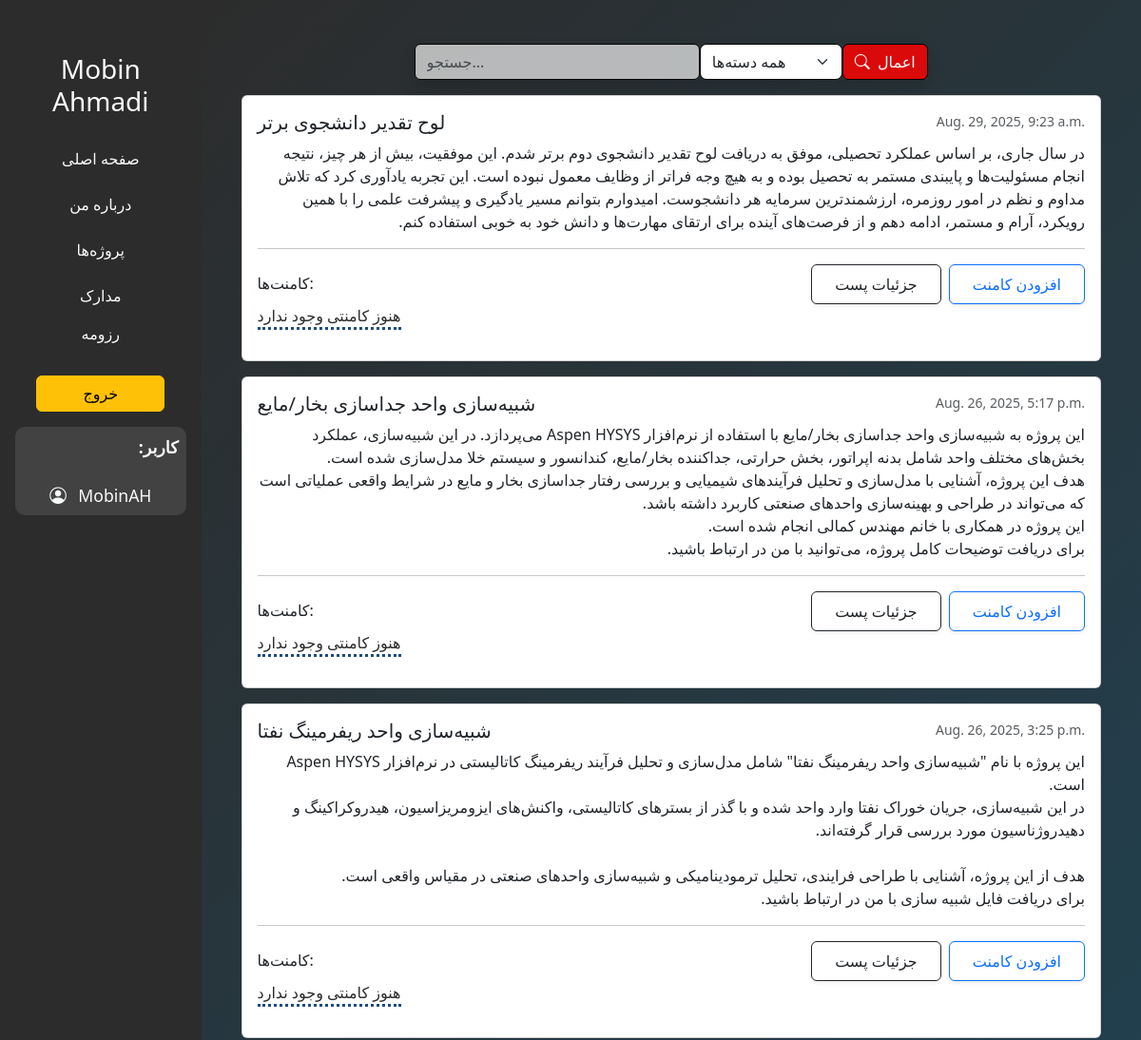
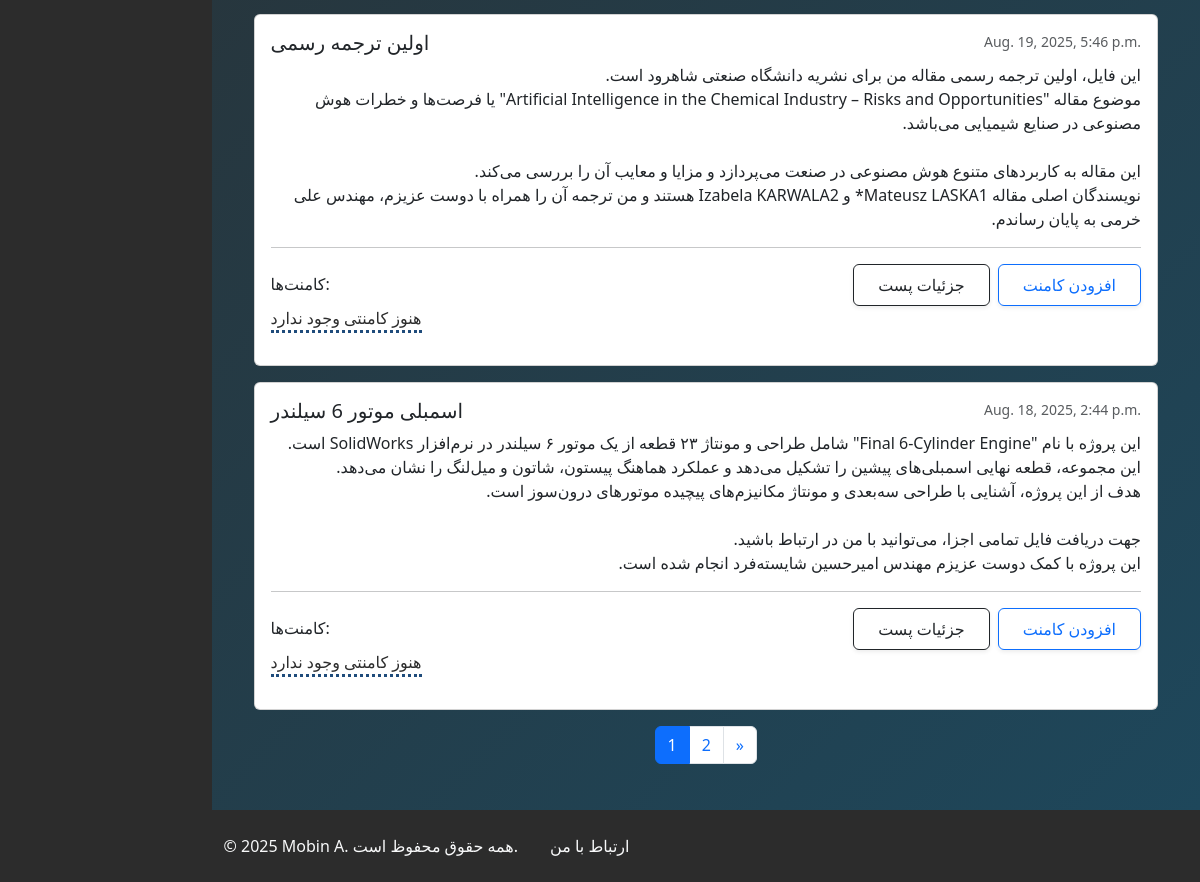
Page / (signed in) on the committed database (2 pictures, top to bottom).
### blog/models.py (models this page shows, shortened)
class Post(models.Model):
    CATEGORY_CHOICES = [
        ('Python','Python'),
        ('Solidworks','Solidworks'),
        ('Aspen','Aspen'),
        ('Articles','Articles'),
    ]
    title = models.CharField(max_length=100)
    slug = models.SlugField(unique=True)
    description = models.TextField(max_length=600, blank=True)
    created_at = models.DateTimeField(auto_now_add=True)
    published = models.BooleanField(default=False)
    image = models.ImageField(upload_to='post_images/',blank=True,null=True)
    attachment = models.FileField(upload_to='post_files/',blank=True,null=True)
    category = models.CharField(max_length=20, choices=CATEGORY_CHOICES, default='blog')

### mainview/views.py (the view)
# urls.py: path('',views.base_view,name='base'),
def base_view(request):
    posts = Post.objects.all().order_by('-created_at')
    search = request.GET.get('search')
    category = request.GET.get('category')
    if search:
        posts = posts.filter(title__icontains=search)
    if category:
        posts = posts.filter(category=category)
    paginator = Paginator(posts, 5)
    page_number = request.GET.get('page')
    page_obj = paginator.get_page(page_number)
    return render(request,'mainview/base.html',{'page_obj': page_obj})

### mainview/templates/mainview/base.html (shortened to what this page needs)
{% load static %}
<!DOCTYPE html>
<html lang="fa">
<head>
    <link href="https://cdn.jsdelivr.net/npm/bootstrap@5.3.2/dist/css/bootstrap.min.css" rel="stylesheet">
    <link rel="stylesheet" href="https://cdn.jsdelivr.net/npm/bootstrap-icons@1.10.5/font/bootstrap-icons.css">
    <link rel="stylesheet" href="{% static 'mainview/style.css' %}">
</head>
<body class="d-flex ">
    <aside class="sidebar d-none d-md-flex flex-column p-3" style="width: 250px; background-color:#2c2c2c; min-height:100vh; position: sticky; top: 5px;">
        <div style="text-align: center;margin-top: 10px; padding-top: 30px;position: sticky; top: 0px;">
            <h3 class="text-light mb-4 mt-6">Mobin Ahmadi</h3>
            <ul class="nav flex-column text-center sidebar-nav d-none d-md-flex" style="text-align: center; padding: 0;">
                <li class="nav-item mb-2"><a href="{% url 'base' %}"  class="nav-link text-light">صفحه اصلی</a></li>
                <li class="nav-item mb-2"><a href="{% url 'about' %}" class="nav-link text-light">درباره من</a></li>
                <li class="nav-item mb-2"><a href="{% url 'projects' %}" class="nav-link text-light">پروژه‌ها</a></li>
                <li class="nav-item"><a href="{% url 'certificates' %}" class="nav-link text-light">مدارک</a></li>
                <li class="nav-item mb-2"><a href="{% url 'resume' %}" class="nav-link text-light">رزومه</a></li>
                {% if user.is_authenticated %}
                    <li class="nav-item mt-3 text-center">
                        <form method="post" action="{% url 'logout' %}">
                            <button type="submit" class="btn btn-warning w-75">خروج</button>
                        </form>
                    </li>
                {% endif %}
            </ul>
        {% if user.is_authenticated %}
            <div class="my-3 p-2" style="background-color: rgba(255,255,255,0.1); border-radius: 10px;">
                <div style="text-align: right; color: #ffffff; font-weight: bold; font-size: 1.1rem;">:کاربر</div>
                <br>
                <div class="text-center text-light" style="font-size: 1.1rem;">
                    <i class="bi bi-person-circle me-2"></i> {{ user.username }}
                </div>
            </div>
        {% endif %}
        </div>
    </aside>
        <div class="flex-grow-1">
    <div class="posts-wrapper">
    <main >
        {% block content %}
            <div class="sticky-top p-3 rounded " style="z-index: 1030;background: transparent;">
                <div class="d-flex justify-content-center shadow" style="max-width: 540px; margin: 0 auto;">
                    <input type="text" style="max-width: 300px;background: rgba(255, 255, 255, 0.664);border-width: 1px;border-color: black;"  id="searchInput" class="form-control" placeholder="جستجو...">
                    <select id="categorySelectDesktop" class="form-select" style="max-width: 150px;border-radius:7px;border-width: 1px;border-color: black">
                        <option value="">همه دسته‌ها</option>
                    </select>
                    <button id="filterBtnDesktop" class="btn btn-primary " type="button" style="background: rgba(255, 0, 0, 0.829);border-width: 1px;border-color: black">
                        <i class="bi bi-search me-1"></i> اعمال
                    </button>
                </div>
            </div>
        <div class="container ">
            {% for post in page_obj %}
            <div class="card mb-3">
                <div class="card-body" data-category="{{ post.category }}">
                    <div class="d-flex justify-content-between">
                        <h5 class="card-title" style="direction: rtl;">{{ post.title }}</h5>
                        <small class="text-muted">{{ post.created_at }}</small>
                    </div>
                    <p class="card-text" style="direction: rtl;">{{ post.description|linebreaksbr }}</p>
                    <hr>
                    <div class="d-flex justify-content-between align-items-center mt-2">
                        <h6 class="mb-0">کامنت‌ها:</h6>
                        <div class="d-flex gap-2">
                            <a href="{% url 'post_detail' post.pk %}" class="btn btn-outline-dark px-4 py-2 shadow-sm">
                                جزئیات پست
                            </a>
                            {% if user.is_authenticated %}
                                <a href="{% url 'post_detail' post.pk %}" class="btn btn-outline-primary px-4 py-2 shadow-sm">
                                    افزودن کامنت
                                </a>
                            {% else %}
                                <a href="{% url 'login' %}" class="btn btn-outline-secondary">برای کامنت گذاشتن وارد شوید</a>
                            {% endif %}
                        </div>
                    </div>
                    {% if post.comments.exists %}
                    <ul class="list-group list-group-flush mb-2">
                        {% for comment in post.approved_comments %}
                        <li class="list-group-item">{{ comment.name.username }}: {{ comment.content }}</li>
                        {% endfor %}
                    </ul>
                    {% else %}
                    <p style="display: inline-block;color: #2c2c2c;border-bottom-style:dotted;border-color: rgb(31, 76, 123);">هنوز کامنتی وجود ندارد </p>
                    {% endif %}
                </div>
            </div>
            {% endfor %}
            <nav aria-label="Page navigation">
  <ul class="pagination justify-content-center">
    {% for num in page_obj.paginator.page_range %}
      {% if page_obj.number == num %}
        <li class="page-item active"><span class="page-link">{{ num }}</span></li>
      {% else %}
        <li class="page-item"><a class="page-link" href="?page={{ num }}">{{ num }}</a></li>
      {% endif %}
    {% endfor %}
    {% if page_obj.has_next %}
      <li class="page-item">
        <a class="page-link" href="?page={{ page_obj.next_page_number }}" aria-label="Next">
          <span aria-hidden="true">&raquo;</span>
        </a>
      </li>
    {% endif %}
  </ul>
</nav>
        </div>
    </main>
    </div>
    {% if user.is_authenticated %}
        <footer class="text-light py-4" style="background-color:#2c2c2c;">
            <div class="container w-100 d-flex flex-column flex-md-row align-items-center justify-content-start text-start">
                <p class="mb-2 mb-md-0 me-md-3">&copy; 2025 Mobin A. همه حقوق محفوظ است.</p>
                <ul class="list-unstyled d-flex mb-0">
                    <li class=" ms-3"><a href="{% url 'contactme' %}" class="list_footer text-light text-decoration-none">ارتباط با من</a></li>
                </ul>
            </div>
        </footer>
    {% endif %}
    {% endblock %}
</body>
</html>

### mainview/templates/mainview/base.html (style rules this page uses)
.posts-wrapper { background: linear-gradient(135deg, #2c2c2c, #1e475b); width: 100%; min-height: 100vh; padding: 30px; box-sizing: border-box; color: #ffffff; }

### rows in the picture
Post: title "لوح تقدیر دانشجوی برتر", created_at "Aug. 29, 2025, 9:23 a.m.", description "در سال جاری، بر اساس عملکرد تحصیلی، موفق به دریافت لوح تقدیر دانشجوی دوم برتر شدم. این موفقیت، بیش از هر چیز، نتیجه انجام مسئولیت‌ها و پایبندی مستمر به تحصیل بوده و به هیچ وجه فراتر از وظایف معمول نبوده است. این تجربه یادآوری کرد که تلاش مداوم و نظم در امور روزمره، ارزشمندترین سرمایه هر دانشجوست. امیدوارم بتوانم مسیر یادگیری و پیشرفت علمی را با همین رویکرد، آرام و مستمر، ادامه دهم و از فرصت‌های آینده برای ارتقای مهارت‌ها و دانش خود به خوبی استفاده کنم.", shows "هنوز کامنتی وجود ندارد"
Post: title "شبیه‌سازی واحد جداسازی بخار/مایع", created_at "Aug. 26, 2025, 5:17 p.m.", description "این پروژه به شبیه‌سازی واحد جداسازی بخار/مایع با استفاده از نرم‌افزار Aspen HYSYS می‌پردازد. در این شبیه‌سازی، عملکرد بخش‌های مختلف واحد شامل بدنه اپراتور، بخش حرارتی، جداکننده بخار/مایع، کندانسور و سیستم خلا مدل‌سازی شده است. هدف این پروژه، آشنایی با مدل‌سازی و تحلیل فرآیندهای شیمیایی و بررسی رفتار جداسازی بخار و مایع در شرایط واقعی عملیاتی است که می‌تواند در طراحی و بهینه‌سازی واحدهای صنعتی کاربرد داشته باشد. این پروژه در همکاری با خانم مهندس کمالی انجام شده است. برای دریافت توضیحات کامل پروژه، می‌توانید با من در ارتباط باشید.", shows "هنوز کامنتی وجود ندارد"
Post: title "شبیه‌سازی واحد ریفرمینگ نفتا", created_at "Aug. 26, 2025, 3:25 p.m.", description "این پروژه با نام \"شبیه‌سازی واحد ریفرمینگ نفتا\" شامل مدل‌سازی و تحلیل فرآیند ریفرمینگ کاتالیستی در نرم‌افزار Aspen HYSYS است. در این شبیه‌سازی، جریان خوراک نفتا وارد واحد شده و با گذر از بسترهای کاتالیستی، واکنش‌های ایزومریزاسیون، هیدروکراکینگ و دهیدروژناسیون مورد بررسی قرار گرفته‌اند. هدف از این پروژه، آشنایی با طراحی فرایندی، تحلیل ترمودینامیکی و شبیه‌سازی واحدهای صنعتی در مقیاس واقعی است. برای دریافت فایل شبیه سازی با من در ارتباط باشید.", shows "هنوز کامنتی وجود ندارد"
Post: title "اولین ترجمه رسمی", created_at "Aug. 19, 2025, 5:46 p.m.", description "این فایل، اولین ترجمه رسمی مقاله من برای نشریه دانشگاه صنعتی شاهرود است. موضوع مقاله \"Artificial Intelligence in the Chemical Industry – Risks and Opportunities\" یا فرصت‌ها و خطرات هوش مصنوعی در صنایع شیمیایی می‌باشد. این مقاله به کاربردهای متنوع هوش مصنوعی در صنعت می‌پردازد و مزایا و معایب آن را بررسی می‌کند. نویسندگان اصلی مقاله Mateusz LASKA1* و Izabela KARWALA2 هستند و من ترجمه آن را همراه با دوست عزیزم، مهندس علی خرمی به پایان رساندم.", shows "هنوز کامنتی وجود ندارد"
Post: title "اسمبلی موتور 6 سیلندر", created_at "Aug. 18, 2025, 2:44 p.m.", description "این پروژه با نام \"Final 6-Cylinder Engine\" شامل طراحی و مونتاژ ۲۳ قطعه از یک موتور ۶ سیلندر در نرم‌افزار SolidWorks است. این مجموعه، قطعه نهایی اسمبلی‌های پیشین را تشکیل می‌دهد و عملکرد هماهنگ پیستون، شاتون و میل‌لنگ را نشان می‌دهد. هدف از این پروژه، آشنایی با طراحی سه‌بعدی و مونتاژ مکانیزم‌های پیچیده موتورهای درون‌سوز است. جهت دریافت فایل تمامی اجزا، می‌توانید با من در ارتباط باشید. این پروژه با کمک دوست عزیزم مهندس امیرحسین شایسته‌فرد انجام شده است.", shows "هنوز کامنتی وجود ندارد"

### other values in the picture
{{ user.username }} "MobinAH"
{{ num }} "1"
{{ num }} "2"
